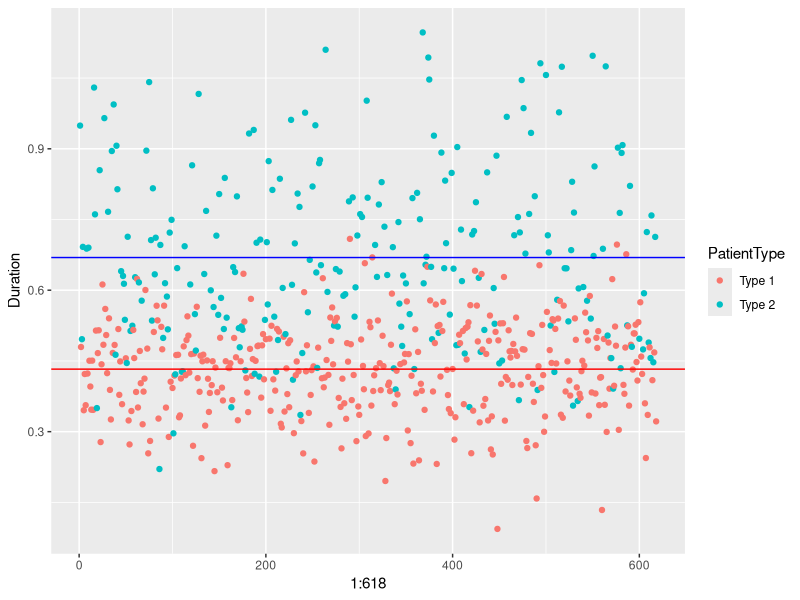
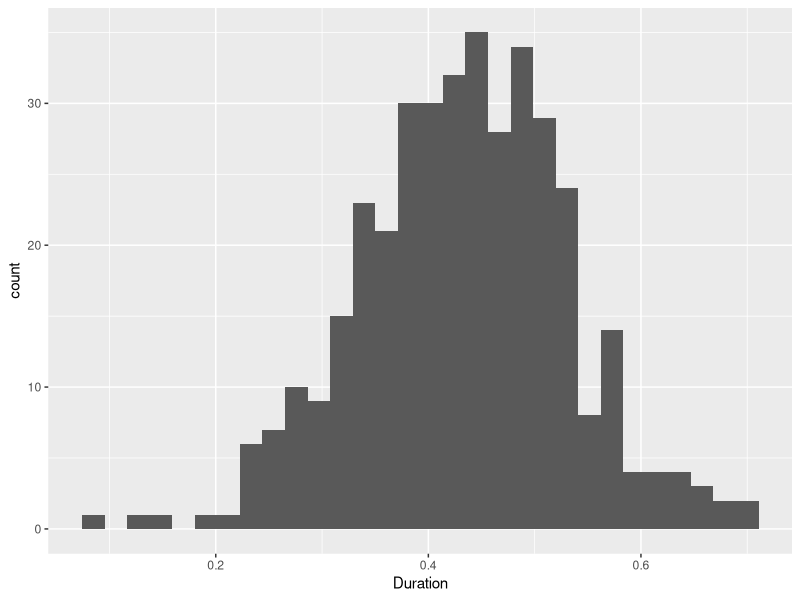
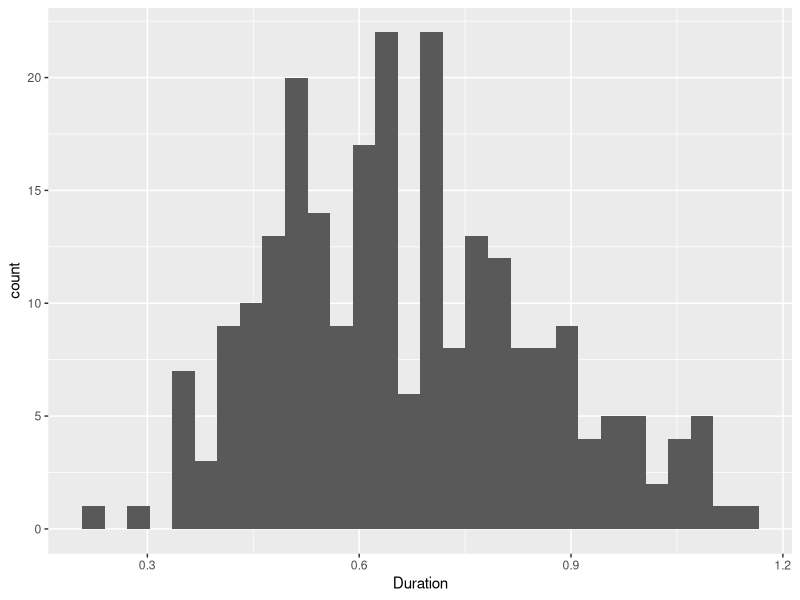
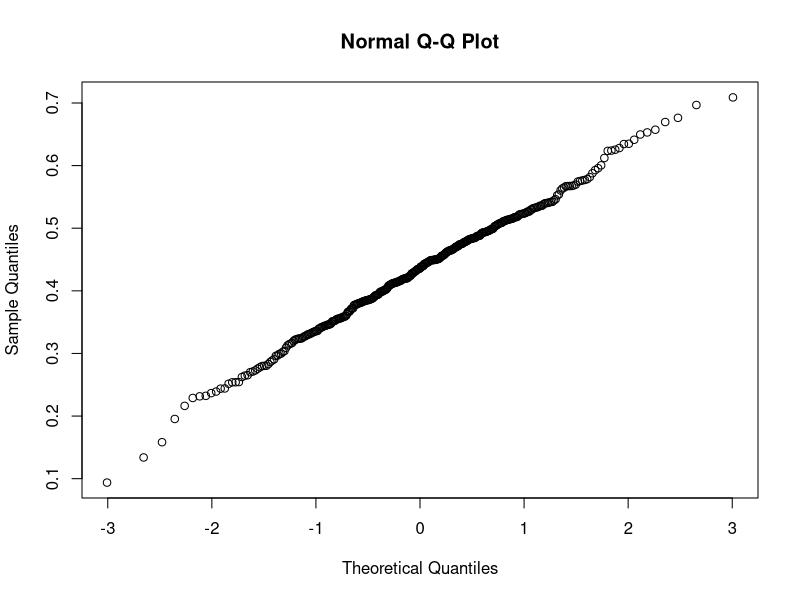
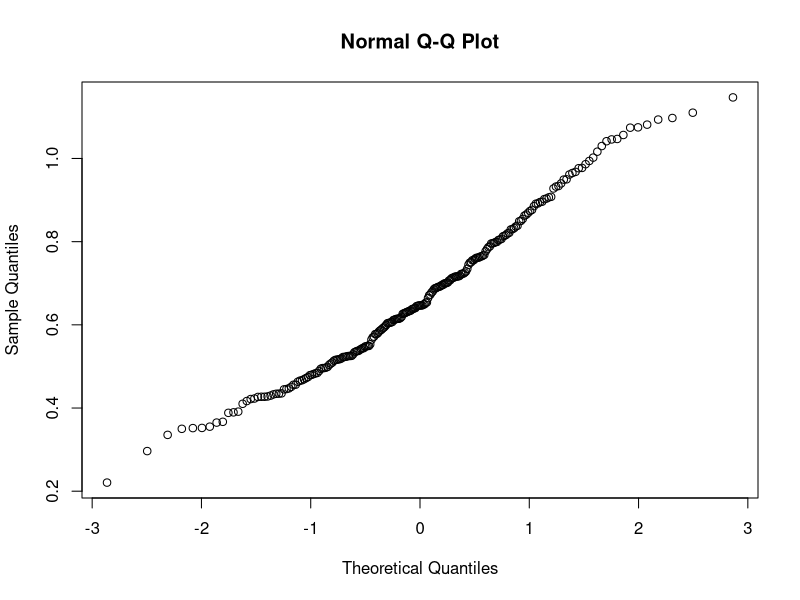
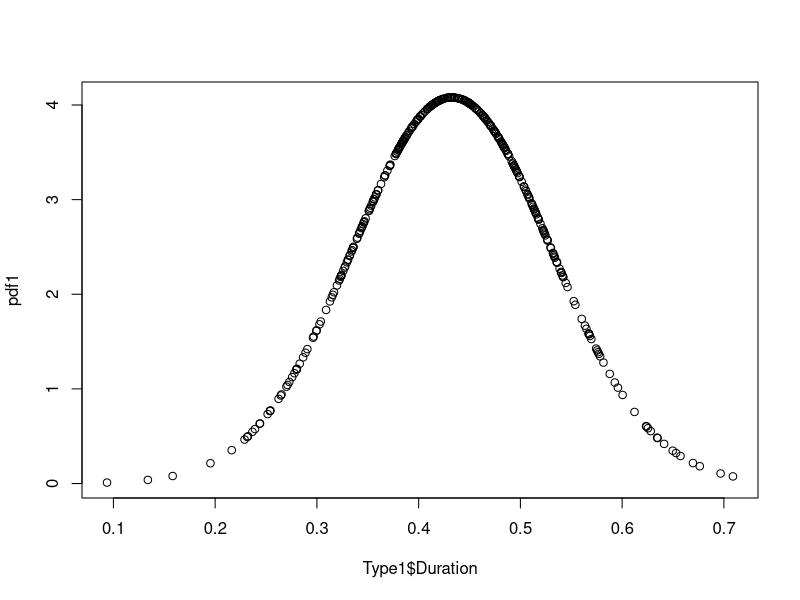
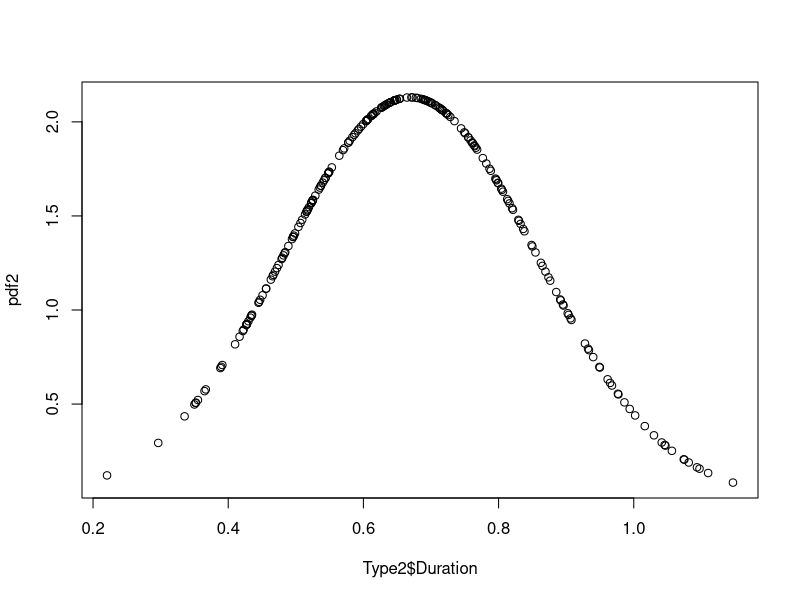
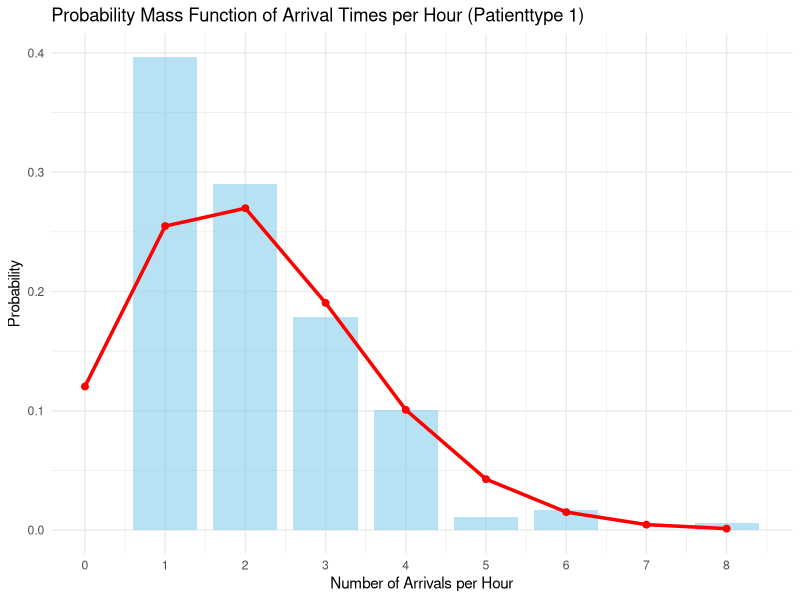

Write the R code that produced these figures, in order.
rm(list=ls())
library(ggplot2)
library(MASS)
library(tidyverse)
library(zoo)

#Datasets
ScanRecords <- read.csv("ScanRecords.csv")
ScanRecords$Date <- as.Date(ScanRecords$Date)
Type1 <- dplyr::filter(ScanRecords, PatientType=="Type 1") #Ik moest dplyr:: toevoegen want hij had een conflict met een ander package
Type2 <- dplyr::filter(ScanRecords, PatientType=="Type 2") #Ik moest dplyr:: toevoegen want hij had een conflict met een ander package

#Duration Scatterplot 
ggplot(ScanRecords, aes(x=1:618, y=Duration, color = PatientType))+
  geom_point() +
  geom_hline(yintercept = mean(Type1$Duration), color = "red") +
  geom_hline(yintercept = mean(Type2$Duration), color = "blue")

#Duration Histogram
ggplot(Type1) + 
  geom_histogram(aes(x = Duration))
ggplot(Type2) + 
  geom_histogram(aes(x = Duration))

#Duration qqplots
qqnorm(Type1$Duration) #This suggests a normal distribution
qqnorm(Type2$Duration) #This one is bit wierd 

#Duration Normal Distribution PDF plot
pdf1 <- dnorm(Type1$Duration, mean=mean(Type1$Duration), sd = sd(Type1$Duration))
plot(Type1$Duration, pdf1)
pdf2 <- dnorm(Type2$Duration, mean=mean(Type2$Duration), sd = sd(Type2$Duration))
plot(Type2$Duration, pdf2)

#Bootstrapping the mean duration for type 2 
X <- Type2$Duration
B <- 1000                     

n <- length(X)                                          # Sample size
X.bar <- mean(X)                                        # Sample mean of X
St.Dev <- sd(X)                                         # Standard deviation of X

X.star_mean <- rep(NA, n)
X.star_sd <- rep(NA,n)

for (b in 1:B) {
  J <- sample.int(n, size = n, replace = TRUE)            # Draw the indices J
  X.star <- X[J]                                      # Draw the bootstrap sample
  X.star_mean[b] <- mean(X.star) 
  X.star_sd[b] <- sd(X.star)
}

mean_duration_type2 <- mean(X.star_mean) #these are the variables of interest to us
SD_duration_type2 <- mean(X.star_sd)

# Monte Carlo Study for the type 2 bootstrap mean (this can take long)
N = 2000
B = 500 
bias = rep(NA, N)
for (i in 1:N){
  mc_type2_duration <- rnorm(length(Type2$Duration),
                             mean = mean_duration_type2,
                             sd = SD_duration_type2)
  X.star_mean <- rep(NA, length(Type2$Duration))
  for (b in 1:B){
    J <- sample.int(length(Type2$Duration), size = length(Type2$Duration), replace = TRUE)
    X.star <- mc_type2_duration[J]                                      # Draw the bootstrap sample
    X.star_mean[b] <- mean(X.star) 
  }
  MCbootstrap_mean <- mean(X.star_mean)
  bias[i] <- MCbootstrap_mean - mean(mc_type2_duration)
}
avg_bias = mean(bias) #very low so should be good 

#Arrival time/Poisson Process 
  #Only for patienttype 1 

# Step 1: Round the data to get hourly data (we could change this to get daily or half hour intervals)
ScanRecords$Time <- round(ScanRecords$Time) 

# Step 2: Count the number of arrivals per hour per day
hourly_counts <- ScanRecords %>%
  group_by(Date, PatientType, Time) %>%
  summarise(count = n()) %>%
  ungroup()

# Step 3: Calculate the mean arrival rate (lambda) per hour for patientype 1
hourly_counts1 <- dplyr::filter(hourly_counts, PatientType=="Type 1")
lambda_type1_hourly <- mean(hourly_counts1$count) 

# Step 4: Create the observed PMF by calculating the frequency of each count value
observed_pmf1 <- hourly_counts1 %>%
  count(count) %>%
  mutate(prob = n / sum(n))

# Step 5: Generate the theoretical Poisson PMF based on the mean arrival rate
# Generate the counts we observed (unique arrival values)
max_count <- max(hourly_counts1$count)
theoretical_pmf1 <- data.frame(
  count = 0:max_count,
  prob = dpois(0:max_count, lambda_type1_hourly)
)

# Step 6: Plot the observed PMF and overlay the theoretical Poisson PMF
ggplot() +
  geom_bar(data = observed_pmf1, aes(x = count, y = prob), stat = "identity", fill = "skyblue", alpha = 0.6, width = 0.8) +
  geom_line(data = theoretical_pmf1, aes(x = count, y = prob), color = "red", size = 1.2) +
  geom_point(data = theoretical_pmf1, aes(x = count, y = prob), color = "red", size = 2) +
  labs(x = "Number of Arrivals per Hour", y = "Probability", title = "Probability Mass Function of Arrival Times per Hour (Patienttype 1)") +
  theme_minimal() +
  theme(legend.position = "top") +
  scale_x_continuous(breaks = 0:max_count)

# ARRIVAL TIMES TYPE 1 patient (daily)
# Count daily arrivals for Type 1
daily_arrivals_type1 <- Type1 %>%
  group_by(Date) %>%
  summarise(daily_count = n())

# Calculate mean arrival rate (lambda) for Poisson distribution
lambda_type1_daily <- mean(daily_arrivals_type1$daily_count)

# Parametric Bootstrap to estimate uncertainty for lambda
bootstrap_lambda <- replicate(1000, {
  sample_counts <- rpois(n = nrow(daily_arrivals_type1), lambda = lambda_type1_daily)
  mean(sample_counts)
})

# Create a data frame for the bootstrapped lambdas
bootstrap_lambda_df <- data.frame(lambda = bootstrap_lambda)

# Calculate the mean of the bootstrap lambdas
mean_lambda <- mean(bootstrap_lambda)

# Calculate 95% confidence interval for bootstrap lambda values
lambda_ci <- quantile(bootstrap_lambda_df$lambda, probs = c(0.025, 0.975))

# Plot the distribution of bootstrap lambda values with mean and confidence interval lines
ggplot(bootstrap_lambda_df, aes(x = lambda)) +
  geom_density(fill = "lightblue", alpha = 0.5) +             # Density plot of bootstrap lambdas
  geom_vline(xintercept = mean_lambda, color = "red",         # Line at mean lambda
             linetype = "dashed", size = 1) +
  geom_vline(xintercept = lambda_ci[1], color = "blue",       # Lower bound of CI
             linetype = "dotted", size = 1) +
  geom_vline(xintercept = lambda_ci[2], color = "blue",       # Upper bound of CI
             linetype = "dotted", size = 1) +
  labs(title = "Distribution of Bootstrapped Lambda Estimates for Type 1 Daily Arrivals",
       subtitle = paste("95% CI:", round(lambda_ci[1], 2), "-", round(lambda_ci[2], 2)),
       x = "Lambda (Average Daily Arrivals)", y = "Density") +
  theme_minimal()

#dit is testtestest
#dfsdklfjsd
#soifjakodfsja
#ftyhhgfngfhb
